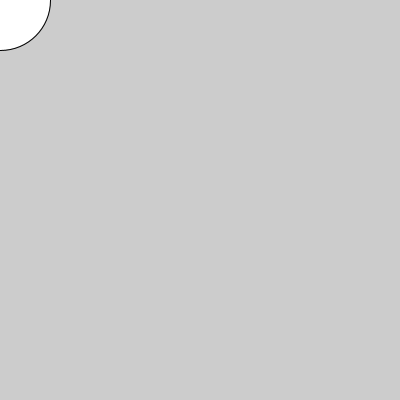
Frame 1 (no input)
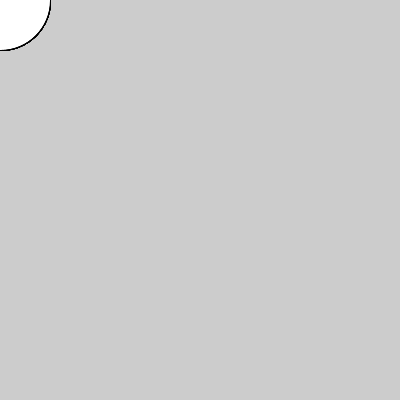
Frame 60 (the mouse pressed at the canvas centre just before this capture)
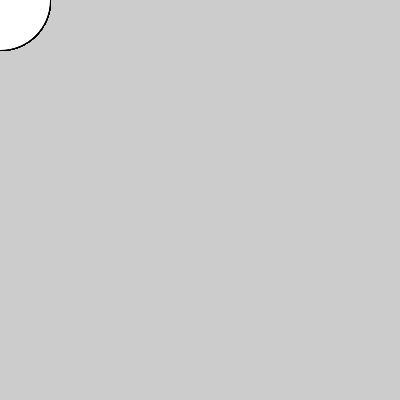
Frame 120 (the mouse held since frame 60 and released just before this capture)

The Processing sketch that drew these frames (run headless with seeded random() and noise(); from frame 60 on, the mouse is pressed at the canvas centre):

// Processing sketch: aula08_g2_ex7
// ── aula08_g2_ex7.pde
int x=0,y=0;
void setup(){size(400,400);}
void draw(){ ellipse(x,y,100,100); }
//ellipse, anda esq, anda dir
void keyPressed(){
  if(key=='q'){
    x=x-1;
  }
  if(key=='w'){
    x=x+1;
  }
}
void keyReleased(){}
